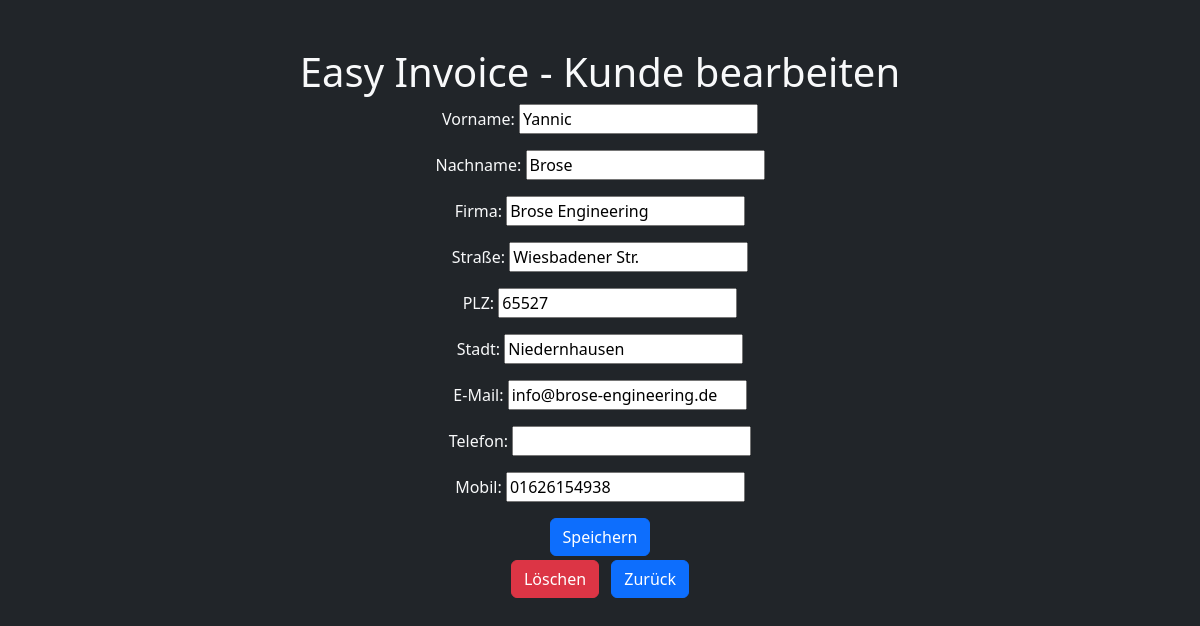
The page /customers/edit/11 on the database its author committed.
### customers/models.py (models this page shows, shortened)
class Customer(models.Model):
    customer_id = models.AutoField(primary_key=True)
    first_name = models.CharField(max_length=64)
    last_name = models.CharField(max_length=64)
    company_name = models.CharField(max_length=64)
    street = models.CharField(max_length=64)
    zip_code = models.CharField(max_length=5)  # Use CharField to allow leading zeros
    city = models.CharField(max_length=64)
    email = models.EmailField()
    phone = models.CharField(max_length=32, blank=True)  # Use CharField to store phone numbers
    mobile = models.CharField(max_length=32, blank=True)  # Use CharField to store mobile numbers

### customers/views.py (the view)
# urls.py: path("edit/<int:customer_id>", views.edit, name="edit"),
def edit(request, customer_id):
    customer = get_object_or_404(Customer, customer_id = customer_id)
    if request.method == 'POST':
        """
        If the request method is POST (i.e., the user submitted the form),
        create a new instance of the NewCustomerForm with the existing customer data
        and validate it. If the form is valid, save the changes and redirect to the customers page.
        """
        form = NewCustomerForm(request.POST, instance=customer)
        if form.is_valid():
            form.save()
        return HttpResponseRedirect("/customers/")
    else:
        form = NewCustomerForm(instance=customer)
    return render(request, 'customers/edit.html', {
        "form": form,
        "customer": customer,
        "title": "Easy Invoice - Kunde bearbeiten",
    })

### customers/forms.py
class NewCustomerForm(forms.ModelForm):
    class Meta:
        model = Customer
        fields = [
            'first_name', 'last_name', 'company_name', 'street',
            'zip_code', 'city', 'email', 'phone', 'mobile'
        ]
        labels = {
            'first_name': "Vorname",
            'last_name': "Nachname",
            'company_name': "Firma",
            'street': "Straße",
            'zip_code': "PLZ",
            'city': "Stadt",
            'email': "E-Mail",
            'phone': "Telefon",
            'mobile': "Mobil",
        }

### customers/templates/customers/edit.html (shortened to what this page needs)
{% extends "layout.html" %}
{% block body %}
    <div class="container mt-5 text-center">
        <h1>{{ title }}</h1>
        <div>
            <form method="post">
                {{ form.as_p }}
                <button type="submit" class="btn btn-primary">Speichern</button>
            </form>
        </div>
        <a href="{% url 'customers:delete' customer.customer_id %}" class="btn btn-danger m-1" onclick="return confirm('Kunde löschen?')">Löschen</a>
        <a href="{% url 'customers:index' %}" class="btn btn-primary m-1">Zurück</a>
    </div>
{% endblock %}

### rows shown on the page
Customer: first_name "Yannic", last_name "Brose", company_name "Brose Engineering", street "Wiesbadener Str.", zip_code "65527", city "Niedernhausen", email "info@brose-engineering.de", mobile "01626154938"

### other values the page prints
{{ title }} "Easy Invoice - Kunde bearbeiten"
